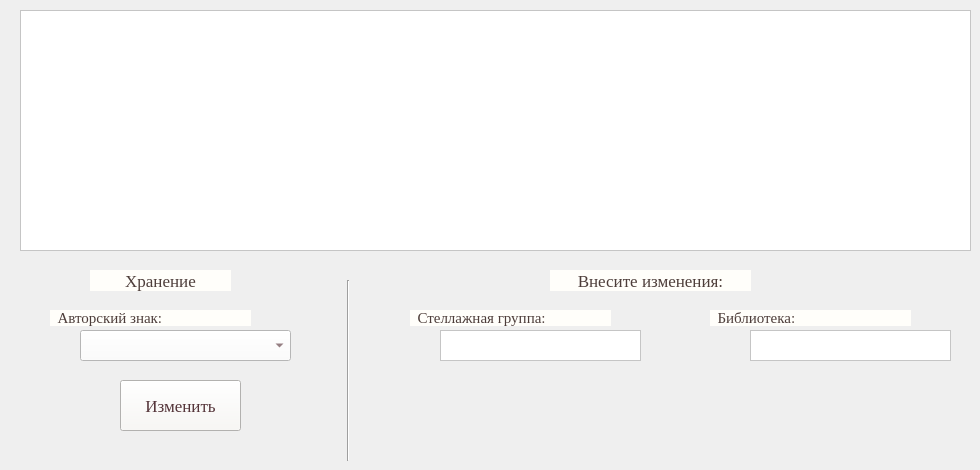
    <widget class="QWidget" name="keeping">
     <attribute name="title">
      <string>Хранение</string>
     </attribute>
     <widget class="QTableView" name="tab_keep">
      <property name="geometry">
       <rect>
        <x>20</x>
        <y>10</y>
        <width>951</width>
        <height>241</height>
       </rect>
      </property>
      <property name="styleSheet">
       <string notr="true">background-color: rgb(255, 255, 255);</string>
      </property>
     </widget>
     <widget class="QLabel" name="lab_nazv_k">
      <property name="geometry">
       <rect>
        <x>90</x>
        <y>270</y>
        <width>141</width>
        <height>21</height>
       </rect>
      </property>
      <property name="font">
       <font>
        <family>Georgia</family>
        <pointsize>13</pointsize>
       </font>
      </property>
      <property name="styleSheet">
       <string notr="true">background-color: rgb(255, 254, 250);
color: rgb(77, 61, 58);</string>
      </property>
      <property name="text">
       <string>Хранение</string>
      </property>
      <property name="alignment">
       <set>Qt::AlignCenter</set>
      </property>
     </widget>
     <widget class="QLabel" name="lab_naz_mark_k">
      <property name="geometry">
       <rect>
        <x>50</x>
        <y>310</y>
        <width>201</width>
        <height>16</height>
       </rect>
      </property>
      <property name="font">
       <font>
        <family>Georgia</family>
        <pointsize>11</pointsize>
       </font>
      </property>
      <property name="styleSheet">
       <string notr="true">background-color: rgb(255, 254, 250);
color: rgb(77, 61, 58);</string>
      </property>
      <property name="text">
       <string>  Авторский знак:</string>
      </property>
     </widget>
     <widget class="QComboBox" name="cB_mark_k">
      <property name="geometry">
       <rect>
        <x>80</x>
        <y>330</y>
        <width>211</width>
        <height>31</height>
       </rect>
      </property>
      <property name="styleSheet">
       <string notr="true">background-color: rgb(255, 255, 255);
color: rgb(88, 53, 59);</string>
      </property>
     </widget>
     <widget class="QLabel" name="lab_nazv_k_up">
      <property name="geometry">
       <rect>
        <x>550</x>
        <y>270</y>
        <width>201</width>
        <height>21</height>
       </rect>
      </property>
      <property name="font">
       <font>
        <family>Georgia</family>
        <pointsize>13</pointsize>
       </font>
      </property>
      <property name="styleSheet">
       <string notr="true">background-color: rgb(255, 254, 250);
color: rgb(77, 61, 58);</string>
      </property>
      <property name="text">
       <string>Внесите изменения:</string>
      </property>
      <property name="alignment">
       <set>Qt::AlignCenter</set>
      </property>
     </widget>
     <widget class="QLabel" name="lab_naz_sgr_k">
      <property name="geometry">
       <rect>
        <x>410</x>
        <y>310</y>
        <width>201</width>
        <height>16</height>
       </rect>
      </property>
      <property name="font">
       <font>
        <family>Georgia</family>
        <pointsize>11</pointsize>
       </font>
      </property>
      <property name="styleSheet">
       <string notr="true">background-color: rgb(255, 254, 250);
color: rgb(77, 61, 58);</string>
      </property>
      <property name="text">
       <string>  Стеллажная группа:</string>
      </property>
     </widget>
     <widget class="QTextEdit" name="te_sgr_k">
      <property name="geometry">
       <rect>
        <x>440</x>
        <y>330</y>
        <width>201</width>
        <height>31</height>
       </rect>
      </property>
      <property name="font">
       <font>
        <family>Georgia</family>
        <pointsize>9</pointsize>
       </font>
      </property>
      <property name="styleSheet">
       <string notr="true">background-color: rgb(255, 255, 255);
color: rgb(85, 54, 59);</string>
      </property>
     </widget>
     <widget class="QLabel" name="lab_naz_libk">
      <property name="geometry">
       <rect>
        <x>710</x>
        <y>310</y>
        <width>201</width>
        <height>16</height>
       </rect>
      </property>
      <property name="font">
       <font>
        <family>Georgia</family>
        <pointsize>11</pointsize>
       </font>
      </property>
      <property name="styleSheet">
       <string notr="true">background-color: rgb(255, 254, 250);
color: rgb(77, 61, 58);</string>
      </property>
      <property name="text">
       <string>  Библиотека:</string>
      </property>
     </widget>
     <widget class="QPushButton" name="btn_up_k">
      <property name="geometry">
       <rect>
        <x>120</x>
        <y>380</y>
        <width>121</width>
        <height>51</height>
       </rect>
      </property>
      <property name="font">
       <font>
        <family>Georgia</family>
        <pointsize>13</pointsize>
       </font>
      </property>
      <property name="styleSheet">
       <string notr="true">background-color: rgb(249, 248, 245);
color: rgb(84, 52, 57);</string>
      </property>
      <property name="text">
       <string>Изменить</string>
      </property>
     </widget>
     <widget class="Line" name="line">
      <property name="geometry">
       <rect>
        <x>340</x>
        <y>280</y>
        <width>16</width>
        <height>181</height>
       </rect>
      </property>
      <property name="orientation">
       <enum>Qt::Vertical</enum>
      </property>
     </widget>
     <widget class="QTextEdit" name="te_libk_k">
      <property name="geometry">
       <rect>
        <x>750</x>
        <y>330</y>
        <width>201</width>
        <height>31</height>
       </rect>
      </property>
      <property name="font">
       <font>
        <family>Georgia</family>
        <pointsize>9</pointsize>
       </font>
      </property>
      <property name="styleSheet">
       <string notr="true">background-color: rgb(255, 255, 255);
color: rgb(85, 54, 59);</string>
      </property>
     </widget>
    </widget>
